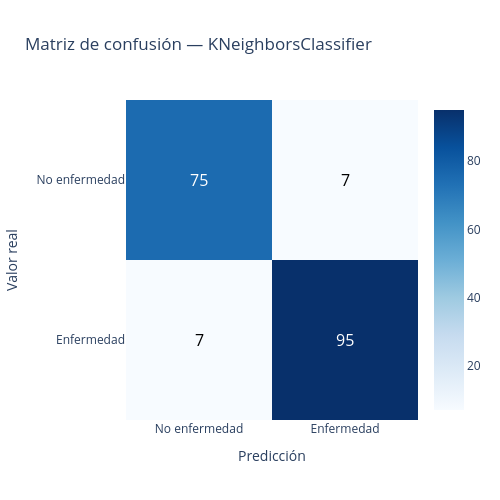

Here is the notebook cell this chart was saved with:
### Markdown cell above
## 9. Matriz de confusión del mejor modelo

### Code cell
import plotly.graph_objects as go

best_result = max(results, key=lambda r: r["test_auc"])
print(f"Mejor modelo: {best_result['name']} (AUC={best_result['test_auc']:.4f})")

cm = confusion_matrix(y_test, best_result["y_pred"])
labels = ["No enfermedad", "Enfermedad"]  # ajusta según tus clases reales

fig = go.Figure(data=go.Heatmap(
    z=cm,
    x=labels,
    y=labels,
    colorscale="Blues",
    showscale=True,
    hovertemplate="Real: %{y}<br>Predicho: %{x}<br>Conteo: %{z}<extra></extra>"
))

# Anotaciones manuales con el conteo en cada celda
annotations = []
for i, row_label in enumerate(labels):
    for j, col_label in enumerate(labels):
        annotations.append(dict(
            x=col_label, y=row_label,
            text=str(cm[i, j]),
            showarrow=False,
            font=dict(color="white" if cm[i, j] > cm.max() / 2 else "black", size=16)
        ))

fig.update_layout(
    title=f"Matriz de confusión — {best_result['name']}",
    xaxis_title="Predicción",
    yaxis_title="Valor real",
    annotations=annotations,
    width=500,
    height=500
)
fig.update_yaxes(autorange="reversed")
fig.show()

### Figure 1 — Plotly figure (JSON) as saved in the notebook; plotly's stock layout.template omitted (floating-point values rounded to 4 significant figures)
{"data": [{"colorscale": [[0, "rgb(247,251,255)"], [0.125, "rgb(222,235,247)"], [0.25, "rgb(198,219,239)"], [0.375, "rgb(158,202,225)"], [0.5, "rgb(107,174,214)"], [0.625, "rgb(66,146,198)"], [0.75, "rgb(33,113,181)"], [0.875, "rgb(8,81,156)"], [1, "rgb(8,48,107)"]], "hovertemplate": "Real: %{y}<br>Predicho: %{x}<br>Conteo: %{z}<extra></extra>", "showscale": true, "type": "heatmap", "x": ["No enfermedad", "Enfermedad"], "y": ["No enfermedad", "Enfermedad"], "z": [[75, 7], [7, 95]]}], "layout": {"annotations": [{"font": {"color": "white", "size": 16}, "showarrow": false, "text": "75", "x": "No enfermedad", "y": "No enfermedad"}, {"font": {"color": "black", "size": 16}, "showarrow": false, "text": "7", "x": "Enfermedad", "y": "No enfermedad"}, {"font": {"color": "black", "size": 16}, "showarrow": false, "text": "7", "x": "No enfermedad", "y": "Enfermedad"}, {"font": {"color": "white", "size": 16}, "showarrow": false, "text": "95", "x": "Enfermedad", "y": "Enfermedad"}], "height": 500, "title": {"text": "Matriz de confusión — KNeighborsClassifier"}, "width": 500, "xaxis": {"title": {"text": "Predicción"}}, "yaxis": {"autorange": "reversed", "title": {"text": "Valor real"}}}}
